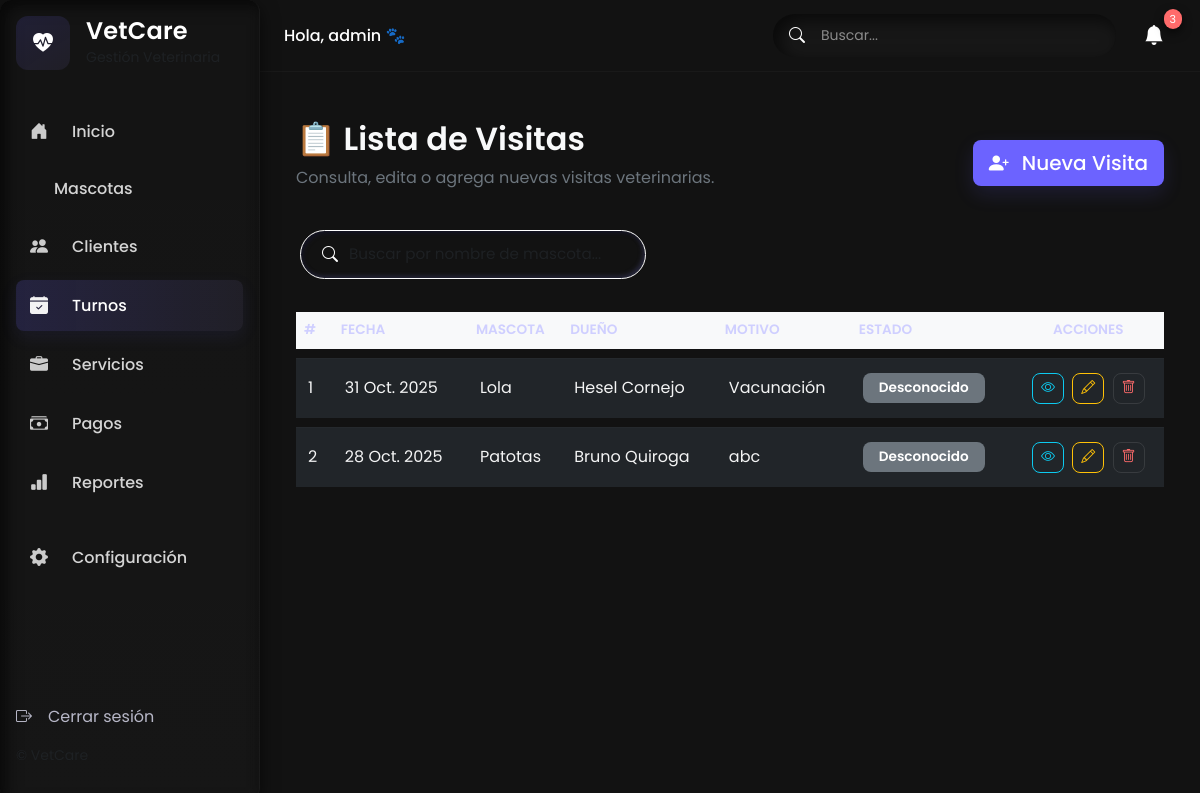
/visitas/ (signed in), run on the app's committed database.
### mascotas/models.py (models this page shows, shortened)
class Visita(models.Model):
    mascota = models.ForeignKey(Mascota, on_delete=models.CASCADE, related_name='visitas')
    fecha = models.DateField()
    motivo = models.TextField(max_length=200)
    tratamiento = models.TextField(blank=True)
    peso = models.DecimalField(max_digits=5, decimal_places=2, blank=True, null=True)

class Mascota(models.Model):
    nombre = models.CharField(max_length=100)
    especie = models.CharField(max_length=50)
    raza = models.CharField(max_length=50, blank=True, null=True)
    edad = models.IntegerField(blank=True, null=True)
    dueño = models.ForeignKey(Dueño, on_delete=models.CASCADE, related_name='mascotas')

class Dueño(models.Model):
    nombre = models.CharField(max_length=100)
    telefono = models.CharField(max_length=20)
    email = models.EmailField(blank=True, null=True)

### mascotas/views.py (the view)
# urls.py: path('visitas/', VisitaListView.as_view(), name='visita_list'),
class VisitaListView(ListView):
    model = Visita
    template_name = 'visita_list.html'
    context_object_name = 'visitas'
    ordering = ['-fecha']

### VetCareDemo/mascotas/templates/mascotas/visita_list.html (shortened to what this page needs)
{% extends 'base.html' %}
{% load static %}
{% block content %}
<div class="container-fluid py-4">
  <div class="d-flex justify-content-between align-items-center mb-4">
    <div>
      <h2 class="text-light fw-semibold">📋 Lista de Visitas</h2>
      <p class="text-secondary">Consulta, edita o agrega nuevas visitas veterinarias.</p>
    </div>
    <a href="{% url 'visita_create' %}" class="btn btn-primary btn-lg">
      <i class="bi bi-person-plus-fill me-2"></i> Nueva Visita
    </a>
  </div>
  <div class="mb-4">
    <form method="get">
      <div class="input-group" style="max-width: 350px;">
        <span class="input-group-text border-0 ps-3" style="background: none; position: relative; z-index: 3; left: 10px;">
          <i class="bi bi-search text-white"></i>
        </span>
  <input type="text" name="q" value="{{ request.GET.q|default_if_none:'' }}" class="form-control ps-5"
          style="border: 1px solid rgba(255, 255, 255, 1); border-radius: 50px; background: none; color: white; margin-left: -40px;"
          placeholder="Buscar por nombre de mascota...">
      </div>
    </form>
  </div>
      <table class="table table-dark table-hover align-middle mb-0">
        <thead class="text-muted small">
          <tr>
            <th scope="col">#</th>
            <th scope="col">Fecha</th>
            <th scope="col">Mascota</th>
            <th scope="col">Dueño</th>
            <th scope="col">Motivo</th>
            <th scope="col">Estado</th>
            <th scope="col" class="text-center">Acciones</th>
          </tr>
        </thead>
        <tbody>
          {% for visita in visitas %}
          <tr class="visita-row">
            <td>{{ forloop.counter }}</td>
            <td>{{ visita.fecha }}</td>
            <td>{{ visita.mascota.nombre }}</td>
            <td>{{ visita.mascota.dueño.nombre }}</td>
            <td>{{ visita.motivo }}</td>
            <td>
              {% if visita.estado == "pendiente" %}
              <span class="badge bg-warning text-dark px-3 py-2">Pendiente</span>
              {% elif visita.estado == "confirmada" %}
              <span class="badge bg-info px-3 py-2">Confirmada</span>
              {% elif visita.estado == "completada" %}
              <span class="badge bg-success px-3 py-2">Completada</span>
              {% else %}
              <span class="badge bg-secondary px-3 py-2">Desconocido</span>
              {% endif %}
            </td>
            <td class="text-center">
              <a href="{% url 'visita_detail' visita.id %}" class="btn btn-outline-info btn-sm me-1">
                <i class="bi bi-eye"></i>
              </a>
              <a href="{% url 'visita_edit' visita.id %}" class="btn btn-outline-warning btn-sm me-1">
                <i class="bi bi-pencil"></i>
              </a>
              <a href="{% url 'visita_delete' visita.id %}" class="btn btn-outline-danger btn-sm">
                <i class="bi bi-trash"></i>
              </a>
            </td>
          </tr>
          {% empty %}
          <tr>
            <td colspan="7" class="text-center text-muted py-4">No hay visitas registradas.</td>
          </tr>
          {% endfor %}
        </tbody>
      </table>
    </div>
  </div>
{% endblock %}

### VetCareDemo/mascotas/templates/base.html (shortened to what this page needs)
{% load static %}
<!doctype html>
<html lang="es">
<head>
  <link href="https://cdn.jsdelivr.net/npm/bootstrap@5.3.2/dist/css/bootstrap.min.css" rel="stylesheet">
  <link href="https://cdn.jsdelivr.net/npm/bootstrap-icons@1.11.3/font/bootstrap-icons.css" rel="stylesheet">
  <link rel="stylesheet" href="{% static 'css/style.css' %}">
</head>
<body>
  <div class="app-root d-flex">
    <aside class="sidebar p-3">
      <div class="logo d-flex align-items-center mb-4">
        <div class="brand-icon d-flex align-items-center justify-content-center">
          <i class="bi bi-heart-pulse-fill"></i>
        </div>
        <div class="brand-text ms-3">
          <h4 class="mb-0">VetCare</h4>
          <small class="text-muted">Gestión Veterinaria</small>
        </div>
      </div>
      <nav class="nav flex-column sidebar-nav">
        <a class="nav-link {% if request.path == '/inicio/' %}active{% endif %} d-flex align-items-center rounded-3 mb-2" href="{% url 'index' %}">
          <i class="bi bi-house-door-fill me-3"></i> Inicio
        </a>
        <a class="nav-link {% if 'mascotas' in request.path %}active{% endif %} d-flex align-items-center rounded-3 mb-2" href="{% url 'mascota_list' %}">
           Mascotas
        </a>
        <a class="nav-link {% if 'dueños' in request.path %}active{% endif %} d-flex align-items-center rounded-3 mb-2" href="{% url 'dueño_list' %}">
          <i class="bi bi-people-fill me-3"></i> Clientes
        </a>
        <a class="nav-link {% if 'visitas' in request.path %}active{% endif %} d-flex align-items-center rounded-3 mb-2" href="{% url 'visita_list' %}">
          <i class="bi bi-calendar-check-fill me-3"></i> Turnos
        </a>
        <a class="nav-link d-flex align-items-center rounded-3 mb-2" href="#"><i class="bi bi-briefcase-fill me-3"></i> Servicios</a>
        <a class="nav-link d-flex align-items-center rounded-3 mb-2" href="#"><i class="bi bi-cash-stack me-3"></i> Pagos</a>
        <a class="nav-link d-flex align-items-center rounded-3 mb-2" href="#"><i class="bi bi-bar-chart-fill me-3"></i> Reportes</a>
        <a class="nav-link d-flex align-items-center rounded-3 mt-3" href="#"><i class="bi bi-gear-fill me-3"></i> Configuración</a>
      </nav>
      <div class="sidebar-footer mt-auto pt-3 d-flex flex-column">
        <a href="{% url 'logout' %}" class="nav-link d-flex align-items-center rounded-3 mb-3">
          <i class="bi bi-box-arrow-right me-3"></i> Cerrar sesión
        </a>
        <small class="text-muted">© VetCare</small>
      </div>
    </aside>
    <main class="main-content flex-grow-1">
      <header class="topbar d-flex align-items-center justify-content-between px-4 py-3">
        <h6 class="mb-0">
          {% if user.is_authenticated %}
            Hola, {{ user.username }} 🐾
          {% else %}
            Hola, Administrador 🐾
          {% endif %}
        </h6>
        <div class="d-flex align-items-center gap-3">
          <div class="search-box d-flex align-items-center rounded-pill px-3">
            <i class="bi bi-search me-2"></i>
            <input type="search" class="form-control form-control-sm border-0 bg-transparent" placeholder="Buscar...">
          </div>
          <button class="btn btn-ghost position-relative" aria-label="Notificaciones">
            <i class="bi bi-bell-fill fs-5"></i>
            <span class="badge-notify">3</span>
          </button>
        </div>
      </header>
      <section class="page container-fluid p-4">
        {% block content %}
        {% endblock %}
</body>
</html>

### data on the page
Visita: fecha "31 Oct. 2025", mascota.nombre "Lola", mascota.dueño.nombre "Hesel Cornejo", motivo "Vacunación"
Visita: fecha "28 Oct. 2025", mascota.nombre "Patotas", mascota.dueño.nombre "Bruno Quiroga", motivo "abc"

### other printed values
{{ user.username }} "admin"
